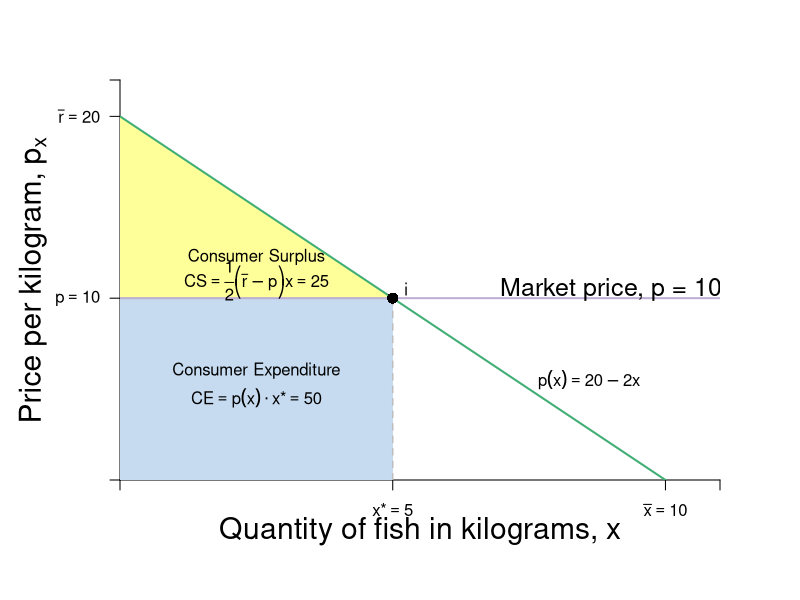

Write the R code that produced this figure.
require(shape)
pdf(file = "indmarketdemand/consumersurplus_jane.pdf", width = 9, height = 7)

#Set parameters for graphics
pointsize <- 1.8
axislabelsize <- 1.8
labelsize <- 1.5
namesize <- 1.8
annotatesize <- 1.5
graphlinewidth <- 2
segmentlinewidth <- 1.5


COL <- c("#7fc97f", "#beaed4", "#fdc086", "#ffff99", "#386cb0", "#f0027f", "#bf5b17", "#666666")
COLA <- c("#e0f3db", "#99d8c9","#66c2a4","#41ae76", "#238b45", "#005824")
COLB <- c("#c6dbef", "#4eb3d3", "#2b8cbe", "#0868ac","#084081")

par(mar =  c(6, 6, 4, 4))

mrsA <- function(x, rmax = 20, xmax = 10) {
  rmax - (rmax/xmax)*x
}

uA <- function(x, y, rmax = 20, xmax = 10) {
  y + rmax*x - (1/2)(rmax/xmax)*x^2
}

xlims <- c(0, 11)
ylims <- c(0, 22)

npts <- 501 
x <- seq(xlims[1], xlims[2], length.out = npts)
y <- seq(ylims[1], ylims[2], length.out = npts) 
a <- c(46.08, 55, 64)
b <- c(46.08, 55, 64)

plot(0, 0, xlim = xlims, ylim = ylims, type = "n",
     xlab = expression(paste("")),
     ylab = expression(paste("")), 
     xaxt = "n", 
     yaxt = "n", 
     cex.lab = axislabelsize, 
     bty = "n",
     xaxs="i", 
     yaxs="i")

# ticksy <- seq(from = 0, to = ylims[2], by = 2)
# ylabels <- seq(from = 0, to = ylims[2], by = 2)
# ticksx <- seq(from = 0, to = xlims[2], by = 2)
# xlabels <- seq(from = 0, to = xlims[2], by = 2)
ticksy <- c(0, 10, 20, ylims[2])
ylabels <- c(NA, expression(paste(p == 10)), expression(paste(bar(r) == 20)), NA)
ticksx <- c(0, 5, 10, xlims[2])
xlabels <- c(NA, expression(paste(x,"*") == 5), expression(paste(bar(x)==10)), NA)

axis(1, at = ticksx, pos = 0, labels = xlabels)
axis(2, at = ticksy, pos = 0, labels = ylabels, las = 1)

npts <- 500 
xx1 <- seq(xlims[1], xlims[2], length.out = npts)

#Polygon for CS
xpoly <- c(0, 5, 0)
ypoly <- c(10, 10, 20)
polygon(x = xpoly, y = ypoly, col = COL[4], density=NULL, border = NA)

#Polygon for CE
xpoly3 <- c(0, 5, 5, 0, 0)
ypoly3 <- c(0, 0, 10, 10, 0)
polygon(x = xpoly3, y = ypoly3, col = COLB[1], density=NULL, border = NA)


#Lines for mrs graph
lines(xx1, mrsA(xx1, rmax = 20, xmax = 10), col = COLA[4], lwd = graphlinewidth)

segments(0, 10, xlims[2], 10, lty = 1, col = COL[2] , lwd = graphlinewidth)
segments(5, 0, 5, 10, lty = 2, col = "gray" , lwd = segmentlinewidth)

#Label axes
mtext(expression(paste("Quantity of fish in kilograms, ", x)), side=1, line = 2.5, cex = axislabelsize)
text(-1.6, 0.5*ylims[2], expression(paste("Price per kilogram, ", p[x])), xpd = TRUE, cex = axislabelsize, srt = 90) 

points(5, 10, pch = 16, col = "black", cex = 1.5)
text(5.25, 10.5, expression(i))

#segments(4.11765, 6.17647, 5.88, 8.88, lty = 1, col = COL[2] , lwd = graphlinewidth)
text(9, 10.5, expression("Market price, p = 10"), cex = labelsize)
#text(7.3, 2.5, expression("Curve"))
#Arrows(7.3, 3.5, 7.3, 6.1, col = "black", lty = 1, lwd = 2, arr.type = "triangle", arr.lwd = 0.5)

#Label the iso-welfare functions for the HG, Aisha
# text(3.8, 1.5, expression(u[1]^A))
# text(4.6, 1.5, expression(u[2]^A))
# text(5.5, 1.5, expression(u[3]^A))
#text(6.6, 8.3, expression(u[4]^A))


#Label the indifference curves for the HG, Betty
# text(7.6, 17, expression(u[1]^B))
# text(6.75, 17, expression(u[2]^B))
# text(6, 17, expression(u[3]^B))
#text(3.4, 6.9, expression(v[4]^B))

#Label mrs function
text(8.6, 5.5, expression(paste(p(x) == 20 - 2*x)))
#Arrows(10, 7.5, 10, 5, col = "black", lty = 1, lwd = 2, arr.type = "triangle", arr.lwd = 0.5)

#Label satiation
#text(20, 3.5, expression(paste(x[max] == "Point")))
#text(20, 3, expression(paste("of Satiation")))
#Arrows(20, 2.5, 20, 0.5, col = "black", lty = 1, lwd = 2, arr.type = "triangle", arr.lwd = 0.5)

#Label highest willingness to pay
text(2.5, 12.25, expression("Consumer Surplus"))
text(2.5, 11, expression(paste(CS==frac(1, 2)*bgroup("(",bar(r) - p,")")*x, phantom()== 25)))
#text(3.5, 16, expression(paste(CS==frac(1, 2)*bgroup("(",20 - 10,")")*5, phantom()== 25)))
#Arrows(3.5, 15, 3.5, 12, col = "black", lty = 1, lwd = 2, arr.type = "triangle", arr.lwd = 0.5)

text(2.5, 6, expression("Consumer Expenditure"))
text(2.5, 4.5, expression(paste(CE==p(x)%.%x,"*", phantom() == 50)))


dev.off()
